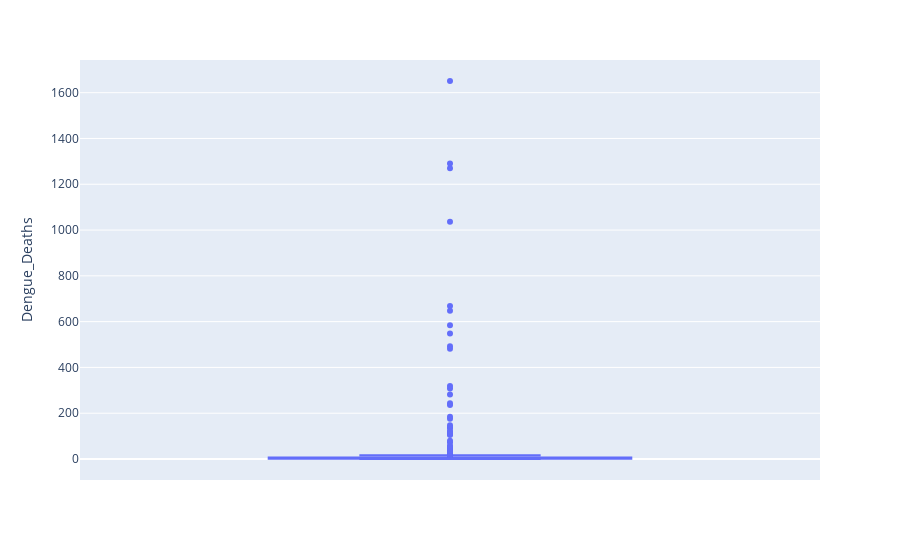

The code cell stored with this chart in its notebook:
### Markdown cell above
Based on the figure above, the minimum value is 10, while the maximum is 21,658. It is common for some scenarios to disregard outliers that it can affect the overall analysis. However, in this case, the outlier should be considered as it is a true outlier or an outlier not caused by human error. There are several factors that contribute to dengue cases such as weather/temperature which could possibly explain the high number of Dengue cases.

### Code cell
fig = px.box(cases_df, y="Dengue_Deaths")
fig.show()

### Figure 1 — Plotly figure (JSON) as saved in the notebook; plotly's stock layout.template omitted (floating-point values rounded to 4 significant figures; data arrays with more than 128 entries replaced by an {"elided": "..."} marker saying what was removed)
{"data": [{"alignmentgroup": "True", "hovertemplate": "Dengue_Deaths=%{y}<extra></extra>", "legendgroup": "", "marker": {"color": "#636efa"}, "name": "", "notched": false, "offsetgroup": "", "orientation": "v", "showlegend": false, "type": "box", "x0": " ", "xaxis": "x", "y": {"elided": "1020 int values"}, "y0": " ", "yaxis": "y"}], "layout": {"boxmode": "group", "legend": {"tracegroupgap": 0}, "margin": {"t": 60}, "xaxis": {"anchor": "y", "domain": [0, 1]}, "yaxis": {"anchor": "x", "domain": [0, 1], "title": {"text": "Dengue_Deaths"}}}}
